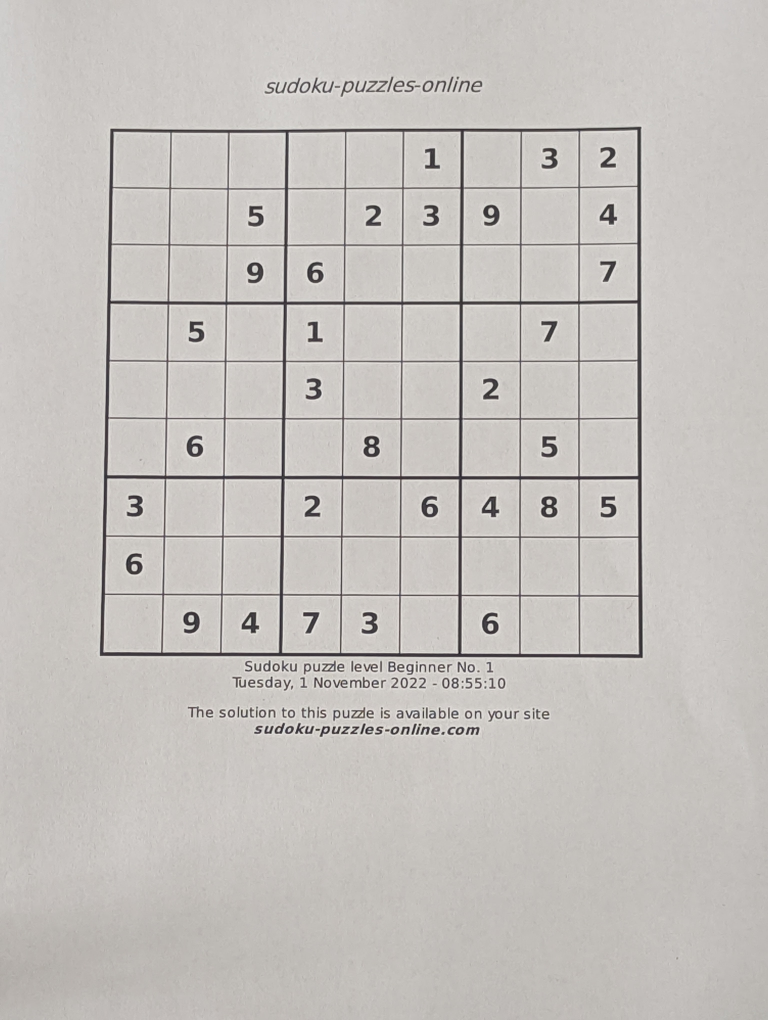
#> input picture Third Year/First Semester/Concepts and Applications in Computer Vision/Labs/L06/data/train/01.jpg, 3072 x 4080 px (shown at 1/4 size)
$ jupyter execute --allow-errors 'Laborator 6.ipynb'
#> lines starting #> are read from the running program, lines starting #| are printed output that depends on the picture; after the words box and inside, x2 and y2 are one past the last pixel; in counts of white or black regions, pixels touching at a corner belong together
#> further down, img is the input picture: shape (4080, 3072, 3); mean B, G, R 189.7, 193.4, 197.2
[cell 1]
import cv2 as cv
import numpy as np
import os

[cell 2]
def show_image(title,image):
    image=cv.resize(image,(0,0),fx=0.3,fy=0.3)
    cv.imshow(title,image)
    cv.waitKey(0)
    cv.destroyAllWindows()

[cell 3]
def extrage_careu(image):
    image = cv.cvtColor(image,cv.COLOR_BGR2GRAY)
    image_m_blur = cv.medianBlur(image,3)
    image_g_blur = cv.GaussianBlur(image_m_blur, (0, 0), 5)
    image_sharpened = cv.addWeighted(image_m_blur, 1.2, image_g_blur, -0.8, 0)
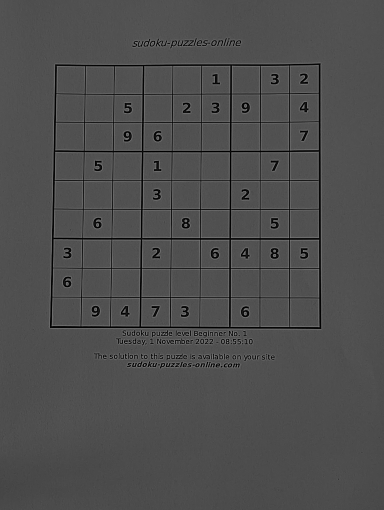
#> image_sharpened: shape (4080, 3072) (shown at 1/8 size); min 0, max 180, mean 78
    show_image('image_sharpened',image_sharpened)
    _, thresh = cv.threshold(image_sharpened, 30, 255, cv.THRESH_BINARY)
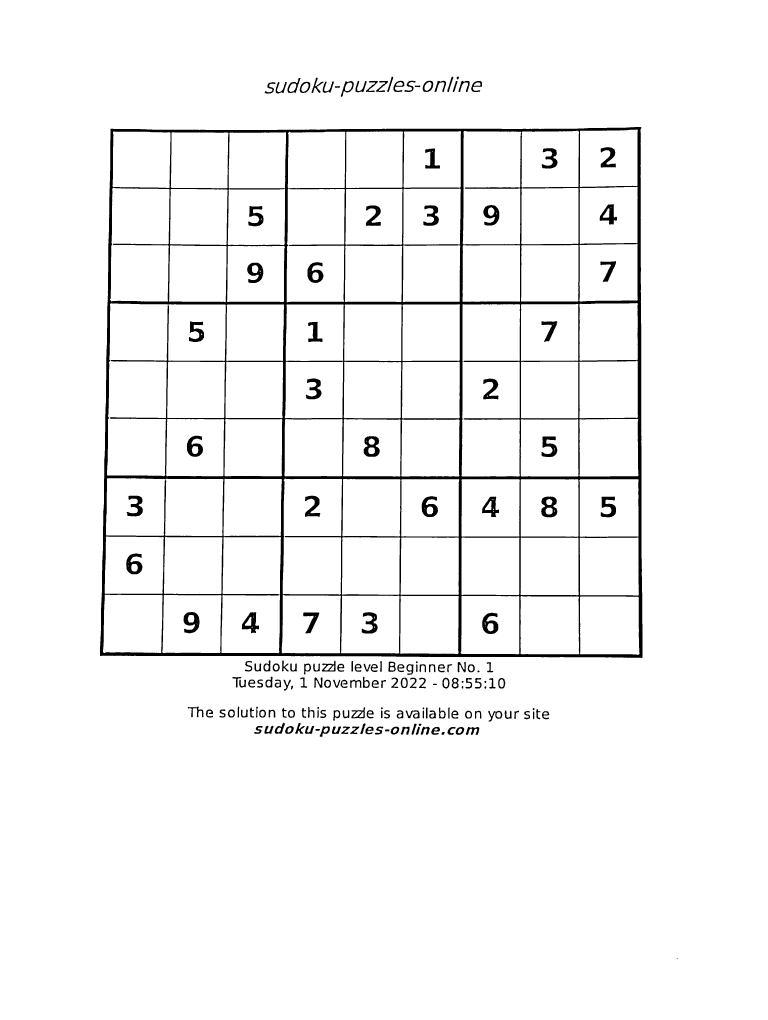
#> thresh: shape (4080, 3072) (shown at 1/4 size); 96.3% white; 184 black regions (1 under 20 px), largest, box (x1, y1, x2, y2) and area: (400, 508, 2570, 2632) 321566, (2165, 1986, 2229, 2069) 3223, (1455, 1745, 1519, 1827) 3192

    kernel = np.ones((3, 3), np.uint8)
    thresh = cv.erode(thresh, kernel)
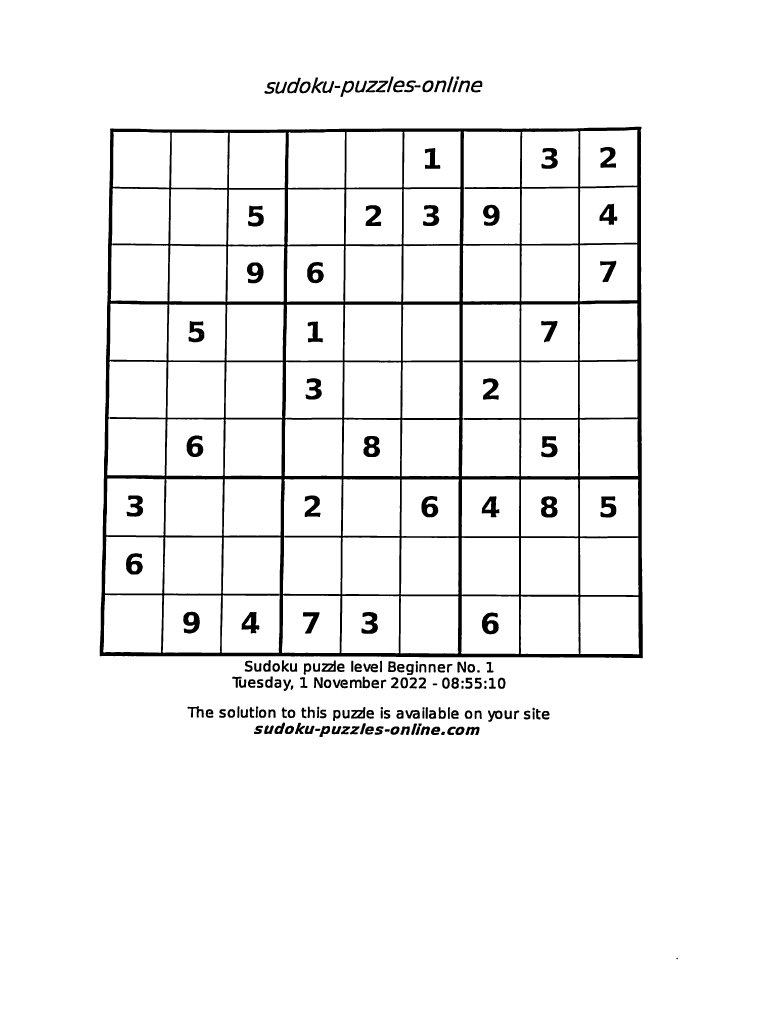
#> thresh: shape (4080, 3072) (shown at 1/4 size); 95.2% white; 183 black regions, largest, box (x1, y1, x2, y2) and area: (399, 507, 2571, 2633) 406073, (2164, 1985, 2230, 2070) 3799, (1454, 1744, 1520, 1828) 3744
    show_image('image_thresholded',thresh)

    edges =  cv.Canny(thresh ,200,400)
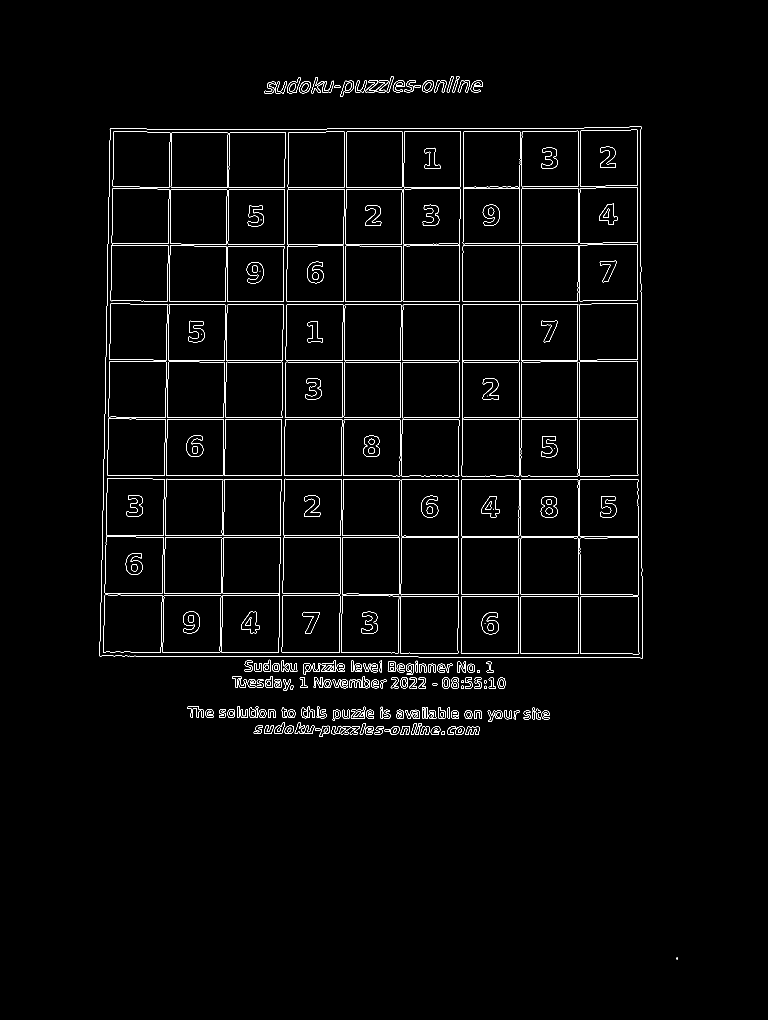
#> edges: shape (4080, 3072) (shown at 1/4 size); 0.95% white in thin lines or dots, all inside (x1, y1, x2, y2) = (398, 305, 2711, 3837)
    show_image('edges',edges)
#> call 3 of show_image, with title = 'edges'
#> in show_image (call 3), `image=cv.resize(image,(0,0),fx=0.3,fy=0.3)`:
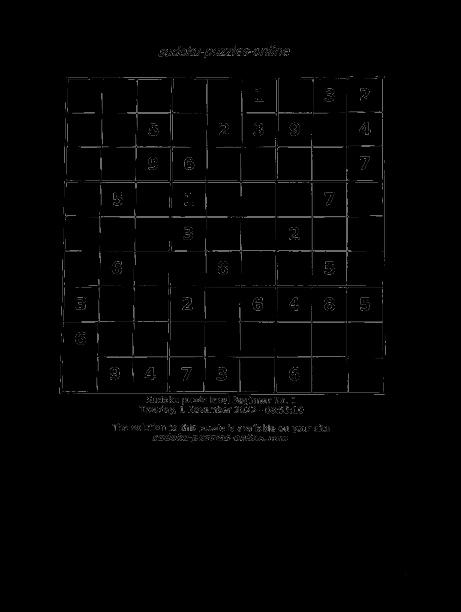
#> image: shape (1224, 922) (shown at 1/2 size); min 0, max 248, mean 2.6
    contours, _ = cv.findContours(edges,  cv.RETR_EXTERNAL, cv.CHAIN_APPROX_SIMPLE)
#> contours = 152 contours, 5 with area under 20; largest, box (x1, y1, x2, y2) and area: (398, 506, 2571, 2633) 4528954, (1361, 322, 1416, 388) 1883, (1148, 310, 1203, 373) 1832, (1403, 2827, 1462, 2874) 1782, (1285, 2641, 1344, 2687) 1744
    max_area = 0

    for i in range(len(contours)):
        if(len(contours[i]) >3):
            possible_top_left = None
            possible_bottom_right = None
            for point in contours[i].squeeze():
                if possible_top_left is None or point[0] + point[1] < possible_top_left[0] + possible_top_left[1]:
                    possible_top_left = point

                if possible_bottom_right is None or point[0] + point[1] > possible_bottom_right[0] + possible_bottom_right[1] :
                    possible_bottom_right = point

            diff = np.diff(contours[i].squeeze(), axis = 1)
            possible_top_right = contours[i].squeeze()[np.argmin(diff)]
            possible_bottom_left = contours[i].squeeze()[np.argmax(diff)]
            if cv.contourArea(np.array([[possible_top_left],[possible_top_right],[possible_bottom_right],[possible_bottom_left]])) > max_area:
                max_area = cv.contourArea(np.array([[possible_top_left],[possible_top_right],[possible_bottom_right],[possible_bottom_left]]))
                top_left = possible_top_left
                bottom_right = possible_bottom_right
                top_right = possible_top_right
                bottom_left = possible_bottom_left
#> this loop made 152 passes
#> (max_area, top_left, bottom_right, top_right, bottom_left) on passes 1, 2, 3, 5, 32, 64: (20, [2706, 3831], [2710, 3836], [2710, 3831], [2706, 3836]), (130, [1768, 2927], [1776, 2939], [1779, 2927], [1764, 2937]), (149.5, [1540, 2917], [1556, 2926], [1558, 2917], [1539, 2925]), (1474.5, [1871, 2907], [1912, 2939], [1917, 2909], [1862, 2938]), (1901.5, [1952, 2842], [2006, 2873], [2006, 2846], [1953, 2886]), (2106.5, [1405, 2840], [1458, 2873], [1461, 2829], [1404, 2873])
#> after the loop, bottom_left = [399, 2624]; bottom_right = [2570, 2632]; max_area = 4547340.5; top_left = [441, 514]; top_right = [2565, 507]

    width = 810
    height = 810

    image_copy = cv.cvtColor(image.copy(),cv.COLOR_GRAY2BGR)
    cv.circle(image_copy,tuple(top_left),20,(0,0,255),-1)
    cv.circle(image_copy,tuple(top_right),20,(0,0,255),-1)
    cv.circle(image_copy,tuple(bottom_left),20,(0,0,255),-1)
    cv.circle(image_copy,tuple(bottom_right),20,(0,0,255),-1)
    show_image("detected corners",image_copy)
#> call 4 of show_image, with title = 'detected corners'
#> in show_image (call 4), `image=cv.resize(image,(0,0),fx=0.3,fy=0.3)`:
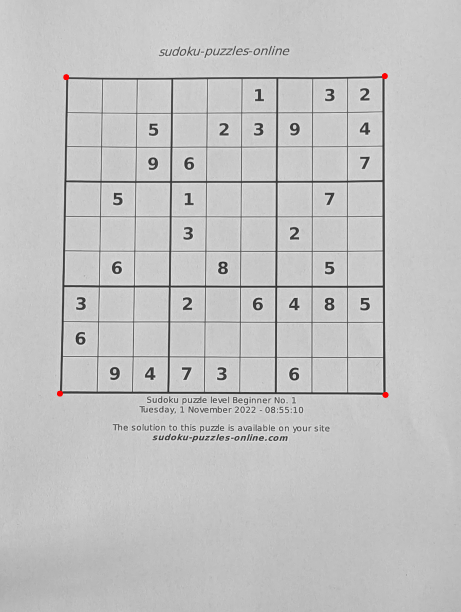
#> image: shape (1224, 922, 3) (shown at 1/2 size); mean of channels 0, 1, 2 193.9, 193.9, 194; drawn as B, G, R

    #completati codul aici

    return result

[cell 4]
img = cv.imread('data/train/01.jpg')
#> (the rest of this cell did not finish here and is left out)

[cell 5]
lines_horizontal=[]
for i in range(0,811,90):
    l=[]
    l.append((0,i))
    l.append((809,i))
    lines_horizontal.append(l)

[cell 6]
lines_vertical=[]
for i in range(0,811,90):
    l=[]
    l.append((i,0))
    l.append((i,809))
    lines_vertical.append(l)

$ run again, with Third Year/First Semester/Concepts and Applications in Computer Vision/Labs/L06/data/train/02.jpg copied over Third Year/First Semester/Concepts and Applications in Computer Vision/Labs/L06/data/train/01.jpg
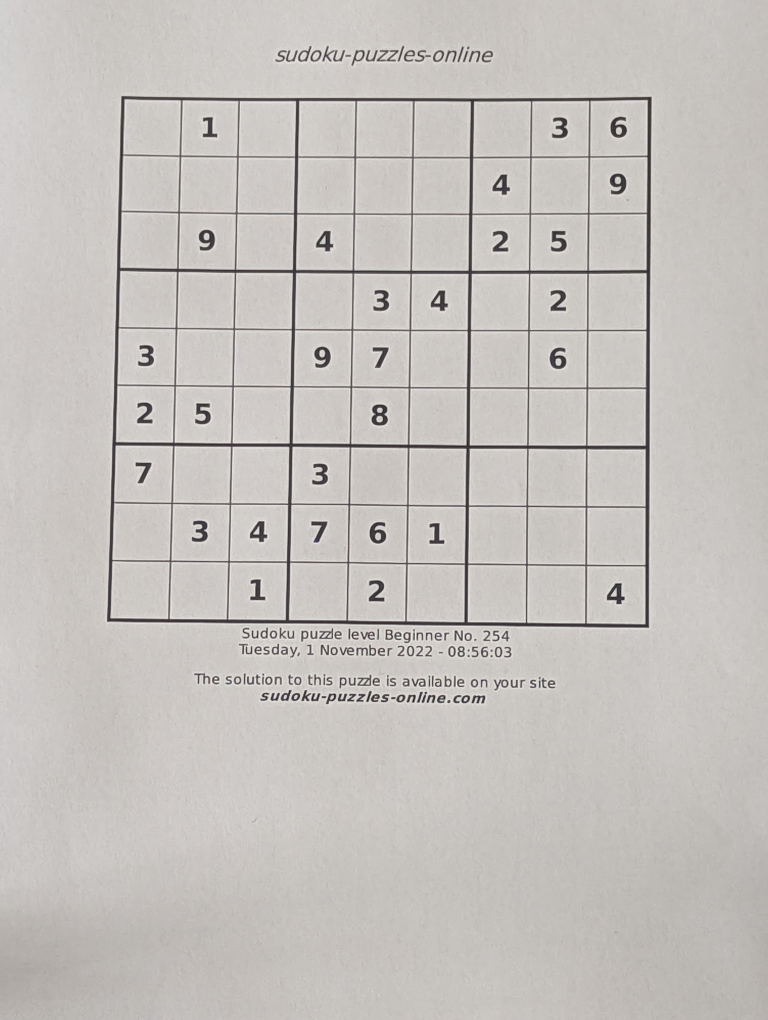
#> input picture Third Year/First Semester/Concepts and Applications in Computer Vision/Labs/L06/data/train/02.jpg, 3072 x 4080 px (shown at 1/4 size)
#> img is the input picture: shape (4080, 3072, 3); mean B, G, R 189.7, 193.3, 197.1
#> in extrage_careu, `_, thresh = cv.threshold(image_sharpened, 30, 255, cv.THRESH_BINARY)`:
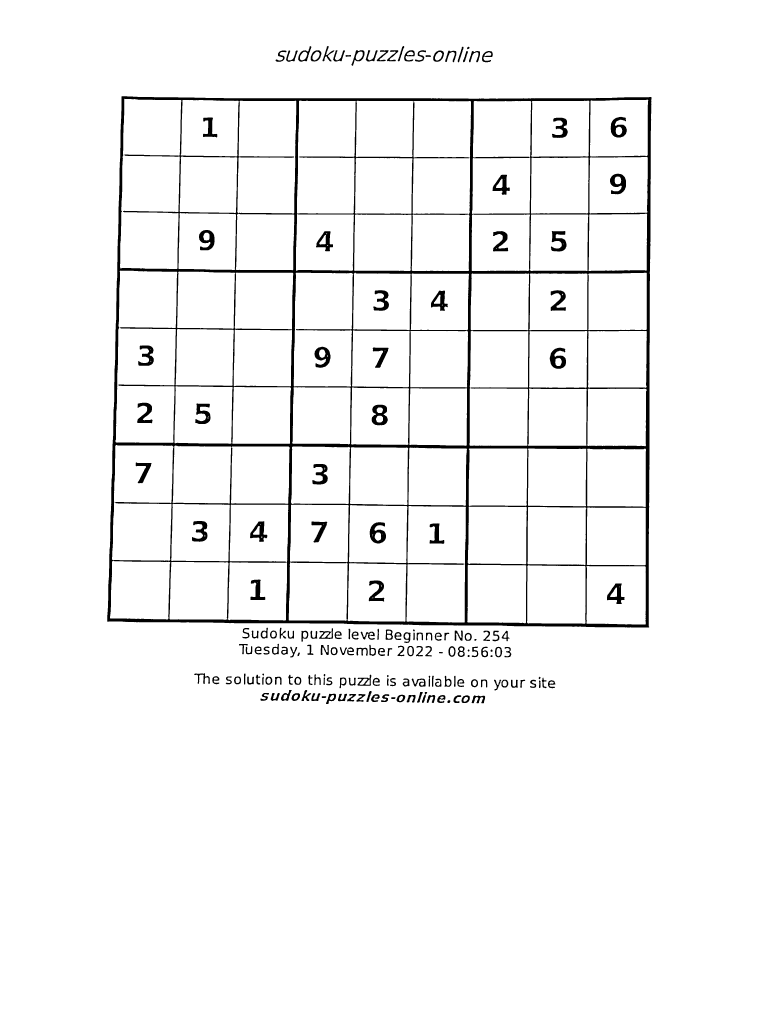
#> thresh: shape (4080, 3072) (shown at 1/4 size); 96.3% white; 183 black regions, largest, box (x1, y1, x2, y2) and area: (429, 385, 2606, 2510) 320425, (1487, 1619, 1551, 1701) 3175, (1479, 2089, 1544, 2174) 3113
#> edges: shape (4080, 3072); 0.95% white in thin lines or dots, all inside (x1, y1, x2, y2) = (427, 182, 2607, 2817)
#> in show_image (call 3), `image=cv.resize(image,(0,0),fx=0.3,fy=0.3)`:
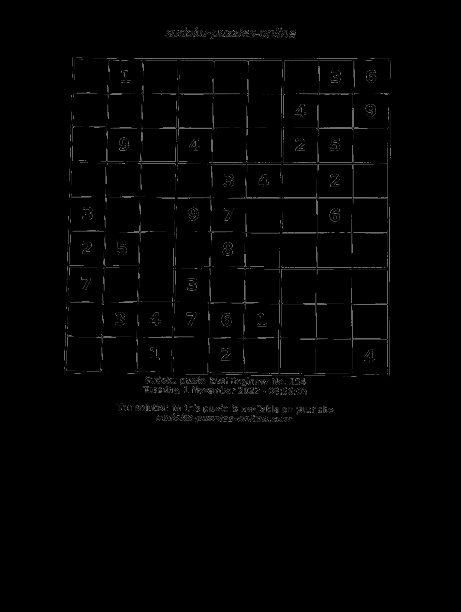
#> image: shape (1224, 922) (shown at 1/2 size); min 0, max 248, mean 2.6
#> contours = 163 contours, 13 with area under 20; largest, box (x1, y1, x2, y2) and area: (427, 383, 2607, 2511) 4514904, (1404, 199, 1459, 264) 1883, (1191, 183, 1246, 248) 1875, (1428, 2697, 1486, 2744) 1766, (1731, 200, 1777, 248) 1654
#> the loop in extrage_careu, `for i in range(len(contours)):` made 163 passes
#> (max_area, top_left, bottom_right, top_right, bottom_left) on passes 1, 2, 5, 6, 42, 67: (120, [1791, 2800], [1800, 2811], [1801, 2800], [1789, 2812]), (136, [1564, 2788], [1580, 2796], [1582, 2788], [1564, 2796]), (144, [1286, 2784], [1303, 2792], [1305, 2784], [1286, 2792]), (1487.5, [1896, 2780], [1936, 2813], [1940, 2783], [1885, 2812]), (1534.5, [1647, 2713], [1702, 2746], [1699, 2715], [1656, 2745]), (2090, [1430, 2710], [1483, 2743], [1485, 2698], [1429, 2742])
#> after the loop in extrage_careu, `for i in range(len(contours)):`: bottom_left = [428, 2487]; bottom_right = [2597, 2510]; max_area = 4532814; top_left = [485, 384]; top_right = [2606, 387]
